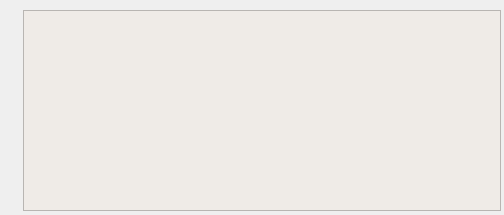
<?xml version="1.0" encoding="UTF-8"?>
<ui version="4.0">
 <class>HelpDialog</class>
 <widget class="QDialog" name="HelpDialog">
  <property name="geometry">
   <rect>
    <x>0</x>
    <y>0</y>
    <width>504</width>
    <height>215</height>
   </rect>
  </property>
  <property name="windowTitle">
   <string>Dialog</string>
  </property>
  <widget class="QWidget" name="horizontalLayoutWidget">
   <property name="geometry">
    <rect>
     <x>10</x>
     <y>10</y>
     <width>491</width>
     <height>201</height>
    </rect>
   </property>
   <layout class="QHBoxLayout" name="horizontalLayout">
    <item>
     <widget class="QLabel" name="label">
      <property name="maximumSize">
       <size>
        <width>96</width>
        <height>96</height>
       </size>
      </property>
      <property name="text">
       <string/>
      </property>
      <property name="pixmap">
       <pixmap resource="images.qrc">:/images/ranalogo.png</pixmap>
      </property>
      <property name="scaledContents">
       <bool>true</bool>
      </property>
     </widget>
    </item>
    <item>
     <widget class="QTextBrowser" name="helpTextBrowser">
      <property name="styleSheet">
       <string notr="true">
background-color: rgb(239, 235, 231);</string>
      </property>
      <property name="html">
       <string>&lt;!DOCTYPE HTML PUBLIC &quot;-//W3C//DTD HTML 4.0//EN&quot; &quot;http://www.w3.org/TR/REC-html40/strict.dtd&quot;&gt;
&lt;html&gt;&lt;head&gt;&lt;meta name=&quot;qrichtext&quot; content=&quot;1&quot; /&gt;&lt;style type=&quot;text/css&quot;&gt;
p, li { white-space: pre-wrap; }
&lt;/style&gt;&lt;/head&gt;&lt;body style=&quot; font-family:'Sans Serif'; font-size:9pt; font-weight:400; font-style:normal;&quot;&gt;
&lt;p style=&quot;-qt-paragraph-type:empty; margin-top:0px; margin-bottom:0px; margin-left:0px; margin-right:0px; -qt-block-indent:0; text-indent:0px;&quot;&gt;&lt;br /&gt;&lt;/p&gt;&lt;/body&gt;&lt;/html&gt;</string>
      </property>
     </widget>
    </item>
   </layout>
  </widget>
 </widget>
 <resources>
  <include location="images.qrc"/>
 </resources>
 <connections/>
</ui>
